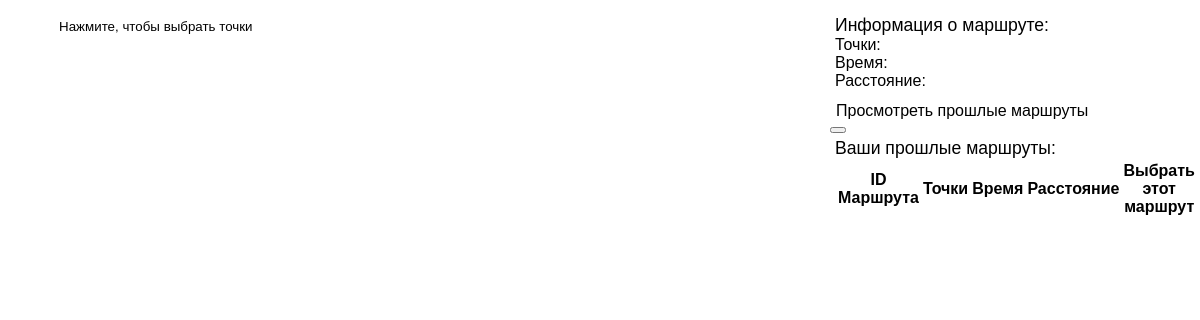
/, run on an earlier commit of the app's database.
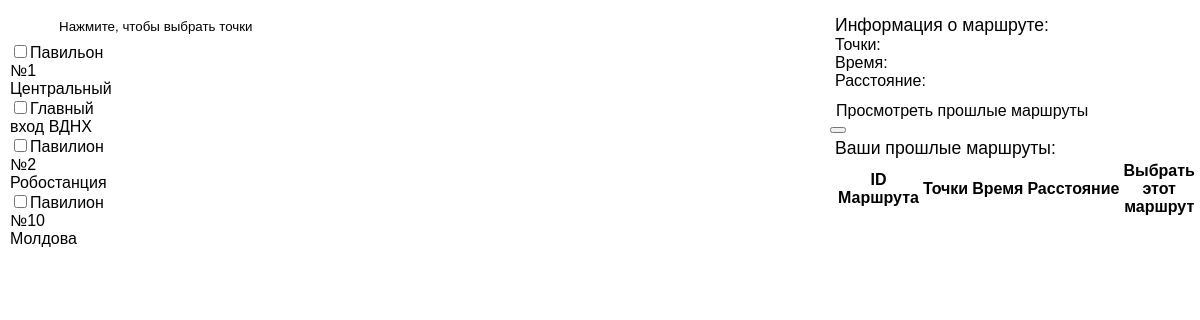
And on a later commit of the database.
### app/models.py (models this page shows)
class Place(models.Model):
    coordinates = models.CharField(max_length=100)
    name = models.CharField(max_length=100)
    placetype = models.CharField(max_length=100)

### app/views.py (the view)
# urls.py: path('', views.index_page, name='home'),
def index_page(request):
    places = Place.objects.all()
    history = History.objects.all()
    content['places'] = [place for place in places]
    content['items'] = history
    return render(request, 'index.html', content)

### app/templates/index.html (shortened to what this page needs)
<!DOCTYPE HTML PUBLIC "-//W3C//DTD HTML 4.01 Transitional//EN"
        "http://www.w3.org/TR/html4/loose.dtd">
<html>
<head>
    <link rel="stylesheet" href="https://cdn.jsdelivr.net/npm/uikit@3.15.24/dist/css/uikit.min.css" />
</head>
<body>
<div id="map" style="position: relative;">
    <div class="menu">
        <div style="width: 30%">
            <div>
                <button href="#" style="background-color: white; border-radius: 0.5em; width: 90%; height: 4vh; border: 0px;">Нажмите, чтобы выбрать точки</button>
                <div id="options" class="uk-dropbar uk-dropbar-top uk-flex-column" uk-drop=" mode: click" style="width:30%; height: 60vh">
                    {% for place in places %}
                        <label style="display: block; font-size: 1em"><input class="Check" type="checkbox">{{ place.name }}</label>
                    {% endfor %}
                </div>
            </div>
        </div>
    </div>
    <div style="position: absolute; right: 10px; top: 10px; z-index: 2; width: 30%;">
        <div style="background-color: white; border-radius: 0.5em; width: 100%">
            <div style="margin: 5px">
                <p style = "font-size: 1.1em;">Информация о маршруте:</p>
                <div class="uk-flex">
                    <p style="margin-right: 1%">Точки: </p> <p id="marks"></p>
                </div>
                <div class="uk-flex">
                    <p style="margin-right: 1%">Время: </p> <p id="time_html"></p>
                </div>
                <div class="uk-flex">
                    <p style="margin-right: 1%">Расстояние: </p> <p id="distance_html"></p>
                </div>
            </div>
        </div>
        <button style="background-color: white; border: 0; border-radius: 0.5em; font-size: 1em; height: 4vh" type="button" uk-toggle="target: #modal-close-default">Просмотреть прошлые маршруты</button>
        <div id="modal-close-default" uk-modal>
            <div class="uk-modal-dialog uk-modal-body" style="width: 80%;">
                <button class="uk-modal-close-default" type="button" uk-close></button>
                <div style="margin: 5px">
                    <p style="font-size: 1.1em;">Ваши прошлые маршруты:</p>
                    <table class="uk-table uk-table-justify uk-table-divider">
                        <thead>
                            <tr>
                                <th class="uk-width-small">ID Маршрута</th>
                                <th>Точки</th>
                                <th>Время</th>
                                <th>Расстояние</th>
                                <th>Выбрать этот маршрут</th>
                            </tr>
                        </thead>
                    </table>
                </div>
            </div>
        </div>
    </div>
</div>
</body>
</html>

What changed in the data, as far as the page shows it:
added Place: name "Павильон №1 Центральный"
added Place: name "Главный вход ВДНХ"
added Place: name "Павилион №2 Робостанция"
added Place: name "Павилион №10 Молдова"
